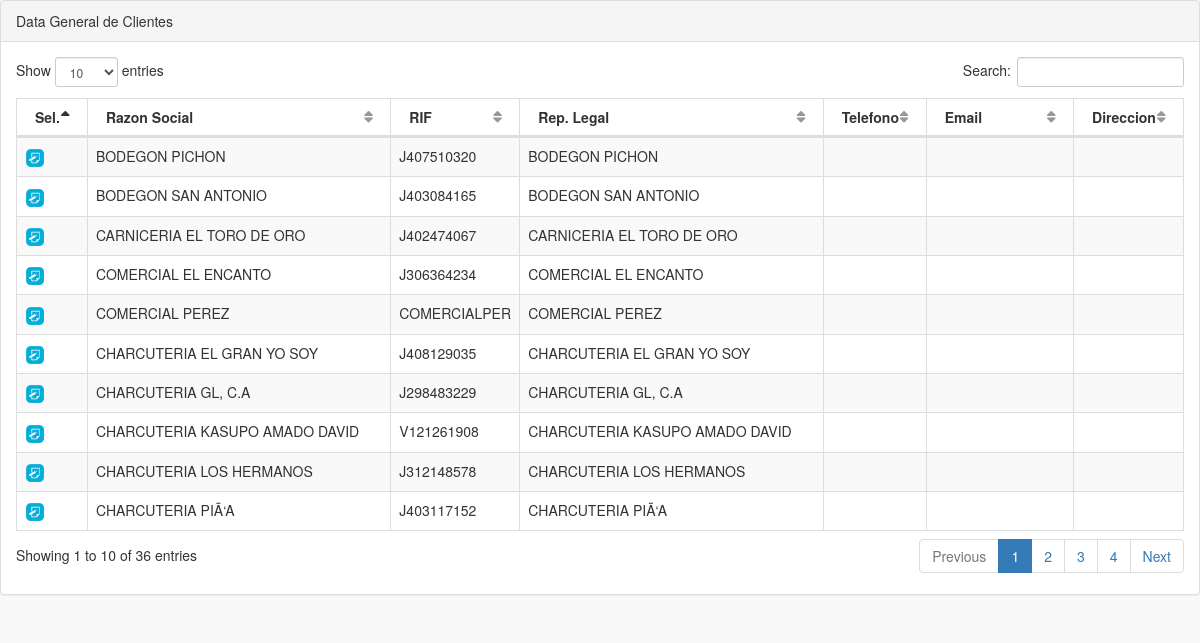
Page /pages/buscar_clientes.php (signed in) on the committed database.
### tables this page shows
CREATE TABLE `tbl_clientes` (
  `idcliente` int(11) NOT NULL,
  `rif` varchar(12) NOT NULL,
  `razon_social` varchar(50) NOT NULL,
  `representante_legal` varchar(50) DEFAULT NULL,
  `direccion` varchar(500) DEFAULT NULL,
  `fono` varchar(20) DEFAULT NULL,
  `email` varchar(100) DEFAULT NULL,
  `estatus_cliente` varchar(10) NOT NULL DEFAULT 'ACTIVO'
);

### pages/buscar_clientes.php (the view, shortened to what this page needs)
 <?php
if (isset($_SESSION['username']) && isset($_SESSION['userid']) ){
    $link=crearConexion();
    $listado="SELECT * FROM tbl_clientes order by razon_social";
    $result = $link->query($listado);
?>
<!DOCTYPE html>
<html lang="es">
<head>
    <link href="../vendor/bootstrap/css/bootstrap.min.css" rel="stylesheet">
    <link href="../vendor/metisMenu/metisMenu.min.css" rel="stylesheet">
    <link href="../vendor/datatables-plugins/dataTables.bootstrap.css" rel="stylesheet">
    <link href="../vendor/datatables-responsive/dataTables.responsive.css" rel="stylesheet">
    <link href="../dist/css/sb-admin-2.css" rel="stylesheet">
    <link href="../vendor/font-awesome/css/font-awesome.min.css" rel="stylesheet" type="text/css">
</head>
<body>
    <div id="wrapper">
            <div class="row">
                <div class="col-lg-12">
                    <div class="panel panel-default">
                        <div class="panel-heading">
                            Data General de Clientes
                        </div>
                        <div class="panel-body">
                            <table width="100%" class="table table-striped table-bordered table-hover" id="dataTables-example">
                                <thead>
                                    <tr>
                                        <th>Sel.</th>
                                        <th>Razon Social</th>
                                        <th>RIF</th>
                                        <th>Rep. Legal</th>
                                        <th>Telefono</th>
                                        <th>Email</th>
                                        <th>Direccion</th>
                                    </tr>
                                </thead>
                                <tbody>
                      <?php
                         while ($reg = $result->fetch_assoc()) {
                      ?>
                        <tr class="gradeA">
                            <td><A onclick="enviar('<?php echo $reg['rif'];?>')" href="#" title="Seleccionar"><IMG SRC="images/note.png" WIDTH="20px" HEIGHT="20px"></A></td>
                            <td><?php echo $reg['razon_social'];?></td>
                            <td><?php echo $reg['rif'];?></td>
                            <td><?php echo $reg['representante_legal'];?></td>
                            <td><?php echo $reg['fono'];?></td>
                            <td><?php echo $reg['email'];?></td>
                            <td><?php echo $reg['direccion'];?></td>
                        </tr>
                      <?php
                        }
                      ?>
                                </tbody>
                            </table>
                        </div>
                    </div>
                </div>
            </div>
    </div>
</body>
</html>
<?php
}else{
echo "<body>
<script type='text/javascript'>
window.location='index.php';
</script>
</body>";
}
?>

### rows in the picture
tbl_clientes: razon_social "BODEGON PICHON", rif "J407510320", representante_legal "BODEGON PICHON"
tbl_clientes: razon_social "BODEGON SAN ANTONIO", rif "J403084165", representante_legal "BODEGON SAN ANTONIO"
tbl_clientes: razon_social "CARNICERIA EL TORO DE ORO", rif "J402474067", representante_legal "CARNICERIA EL TORO DE ORO"
tbl_clientes: razon_social "COMERCIAL EL ENCANTO", rif "J306364234", representante_legal "COMERCIAL EL ENCANTO"
tbl_clientes: razon_social "COMERCIAL PEREZ", rif "COMERCIALPER", representante_legal "COMERCIAL PEREZ"
tbl_clientes: razon_social "CHARCUTERIA EL GRAN YO SOY", rif "J408129035", representante_legal "CHARCUTERIA EL GRAN YO SOY"
tbl_clientes: razon_social "CHARCUTERIA GL, C.A", rif "J298483229", representante_legal "CHARCUTERIA GL, C.A"
tbl_clientes: razon_social "CHARCUTERIA KASUPO AMADO DAVID", rif "V121261908", representante_legal "CHARCUTERIA KASUPO AMADO DAVID"
tbl_clientes: razon_social "CHARCUTERIA LOS HERMANOS", rif "J312148578", representante_legal "CHARCUTERIA LOS HERMANOS"
tbl_clientes: razon_social "CHARCUTERIA PIÃ‘A", rif "J403117152", representante_legal "CHARCUTERIA PIÃ‘A"
